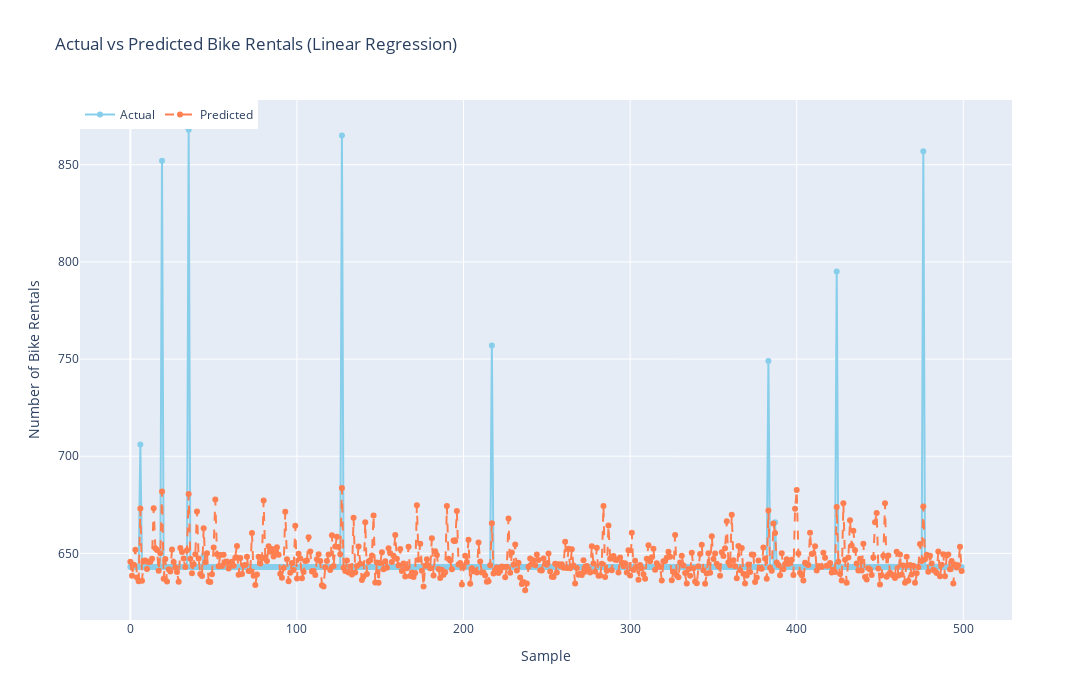

Notebook source saved alongside this figure:
### Code cell
plot_predictions(500, 'Linear Regression', pred_test_linear)

### Figure 1 — Plotly figure (JSON) as saved in the notebook; plotly's stock layout.template omitted (floating-point values rounded to 4 significant figures; data arrays with more than 128 entries replaced by an {"elided": "..."} marker saying what was removed)
{"data": [{"line": {"color": "skyblue"}, "mode": "lines+markers", "name": "Actual", "type": "scatter", "x": {"elided": "500 int values"}, "y": {"elided": "500 int values"}}, {"line": {"color": "coral", "dash": "dash", "width": 2}, "mode": "lines+markers", "name": "Predicted", "type": "scatter", "x": {"elided": "500 int values"}, "y": {"elided": "500 float values"}}], "layout": {"height": 700, "legend": {"orientation": "h", "traceorder": "normal", "x": 0, "y": 1}, "showlegend": true, "title": {"text": "Actual vs Predicted Bike Rentals (Linear Regression)"}, "width": 1200, "xaxis": {"title": {"text": "Sample"}}, "yaxis": {"title": {"text": "Number of Bike Rentals"}}}}
